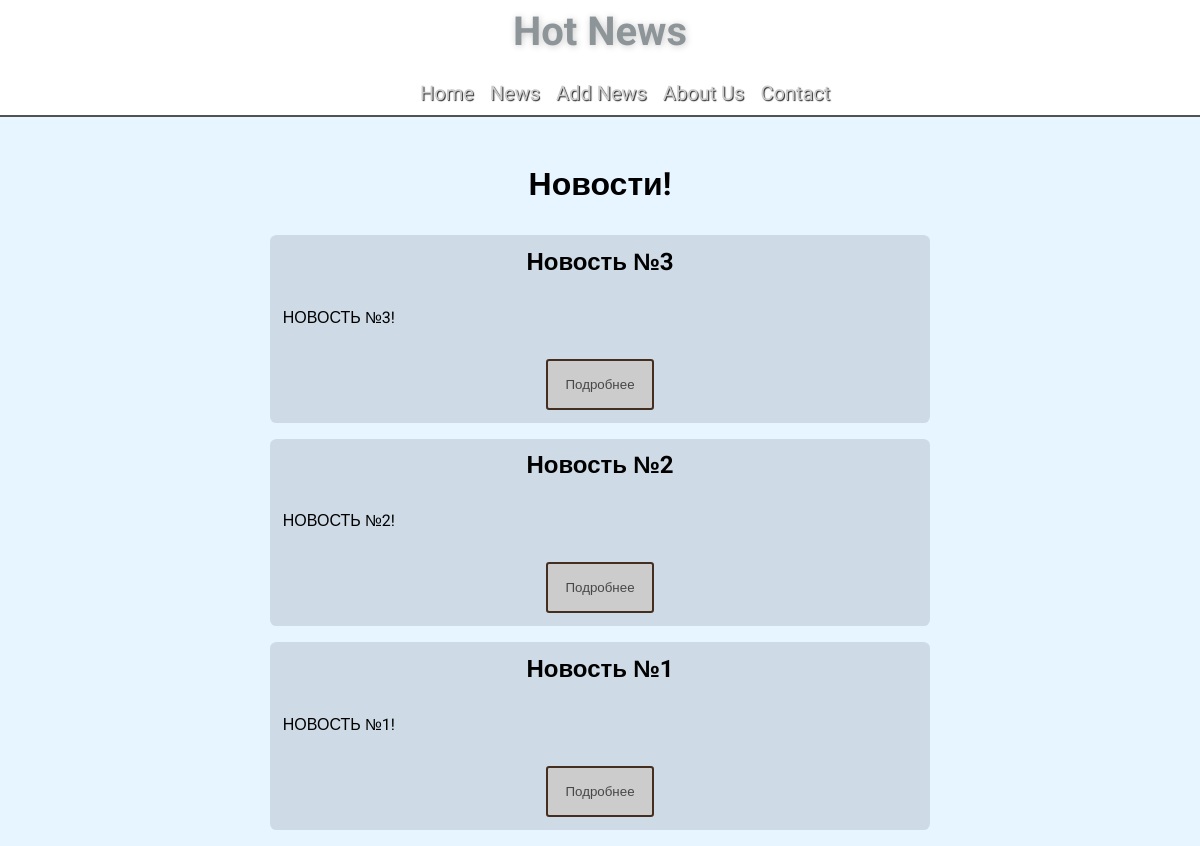
The page /news/ on the database as committed earlier.
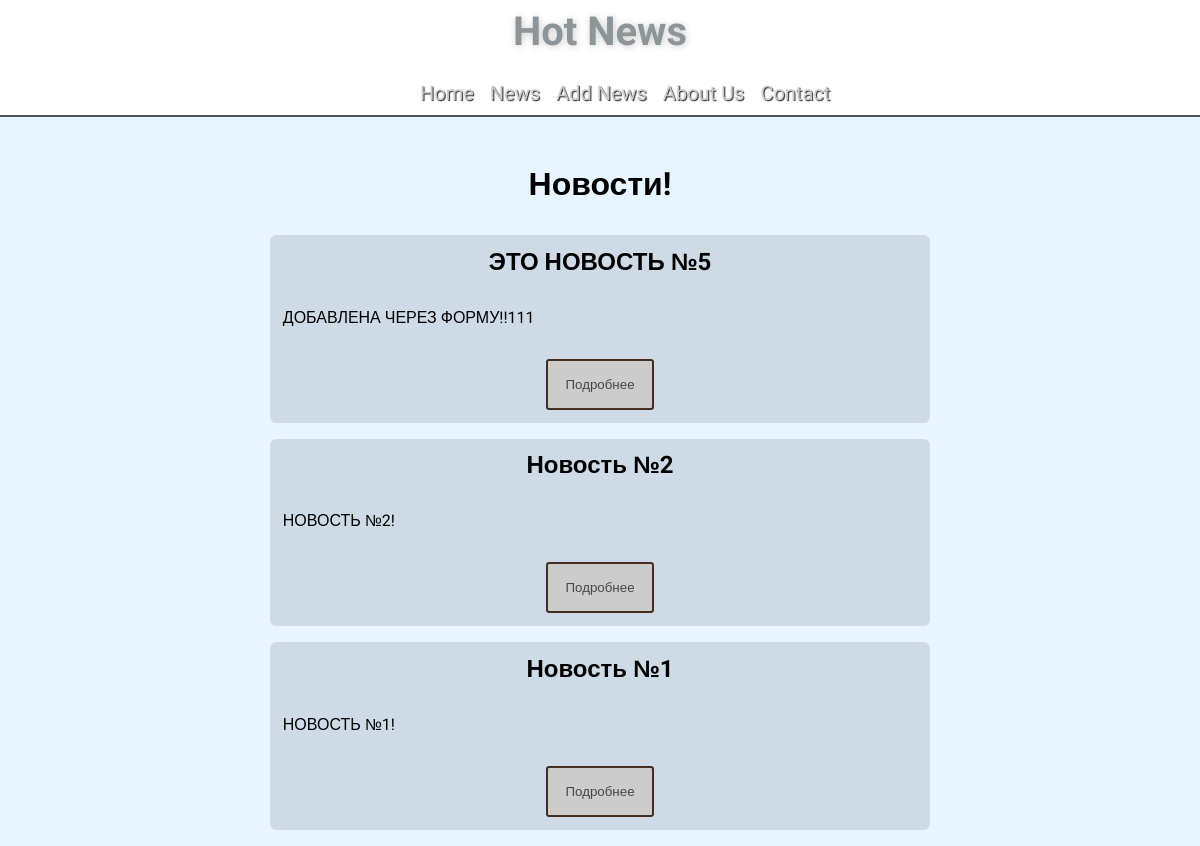
The same page on the database as committed later.
### news/models.py (models this page shows, shortened)
class Articles(models.Model):
  title = models.CharField("Название", max_length=50, null=None)
  subtitle = models.CharField("Заголовок", max_length=250, null=None)
  text = models.TextField("Содержание", null=None)
  date = models.DateTimeField("Дата", default=datetime.datetime.now, blank=True, null=None)
  class Meta:
    verbose_name = "Новость"
    verbose_name_plural = "Новости"

### news/views.py (the view)
# urls.py: path('', views.news_home, name='news_home'),
def news_home(request):
  news = Articles.objects.order_by("-date")
  return render (request, 'news/news_home.html', {'news': news})

### news/templates/news/news_home.html (shortened to what this page needs)
{% extends 'main/layout.html' %}
{% load static %}
{% block content %}
  <link rel="stylesheet" href="{% static 'main/css/index.css' %}">
  <h1>Новости!</h1>
  {% for el in news %}
    <div class="features">
      <h2>{{ el.title }}</h2>
      <p>{{ el.subtitle }}</p>
      <a href="{% url 'news_details' el.id %}"><button class="btn">Подробнее</button></a>
    </div>
  {% endfor %}
{% endblock %}

Rows that differ between the two databases and show on the page:
removed Articles: title "Новость №3", subtitle "НОВОСТЬ №3!"
added Articles: title "ЭТО НОВОСТЬ №5", subtitle "ДОБАВЛЕНА ЧЕРЕЗ ФОРМУ!!111"
